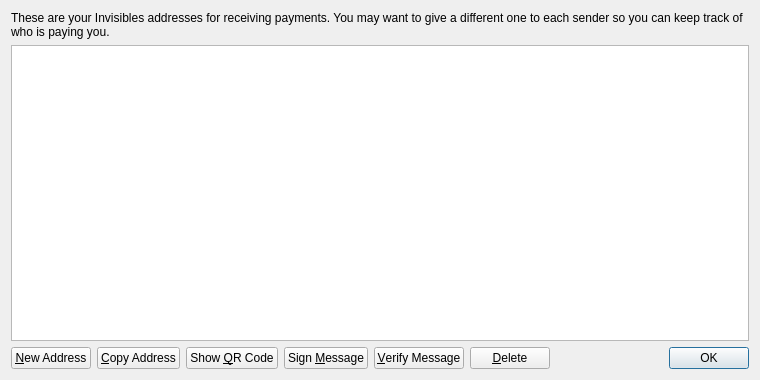
<?xml version="1.0" encoding="UTF-8"?>
<ui version="4.0">
 <class>AddressBookPage</class>
 <widget class="QWidget" name="AddressBookPage">
  <property name="geometry">
   <rect>
    <x>0</x>
    <y>0</y>
    <width>760</width>
    <height>380</height>
   </rect>
  </property>
  <property name="windowTitle">
   <string>Address Book</string>
  </property>
  <layout class="QVBoxLayout" name="verticalLayout">
   <item>
    <widget class="QLabel" name="labelExplanation">
     <property name="text">
      <string>These are your Invisibles addresses for receiving payments. You may want to give a different one to each sender so you can keep track of who is paying you.</string>
     </property>
     <property name="textFormat">
      <enum>Qt::PlainText</enum>
     </property>
     <property name="wordWrap">
      <bool>true</bool>
     </property>
    </widget>
   </item>
   <item>
    <widget class="QTableView" name="tableView">
     <property name="contextMenuPolicy">
      <enum>Qt::CustomContextMenu</enum>
     </property>
     <property name="toolTip">
      <string>Double-click to edit address or label</string>
     </property>
     <property name="tabKeyNavigation">
      <bool>false</bool>
     </property>
     <property name="alternatingRowColors">
      <bool>true</bool>
     </property>
     <property name="selectionMode">
      <enum>QAbstractItemView::SingleSelection</enum>
     </property>
     <property name="selectionBehavior">
      <enum>QAbstractItemView::SelectRows</enum>
     </property>
     <property name="sortingEnabled">
      <bool>true</bool>
     </property>
     <attribute name="verticalHeaderVisible">
      <bool>false</bool>
     </attribute>
    </widget>
   </item>
   <item>
    <layout class="QHBoxLayout" name="horizontalLayout">
     <item>
      <widget class="QPushButton" name="newAddressButton">
       <property name="toolTip">
        <string>Create a new address</string>
       </property>
       <property name="text">
        <string>&amp;New Address</string>
       </property>
       <property name="icon">
        <iconset resource="../invisibles.qrc">
         <normaloff>:/icons/add</normaloff>:/icons/add</iconset>
       </property>
      </widget>
     </item>
     <item>
      <widget class="QPushButton" name="copyToClipboard">
       <property name="toolTip">
        <string>Copy the currently selected address to the system clipboard</string>
       </property>
       <property name="text">
        <string>&amp;Copy Address</string>
       </property>
       <property name="icon">
        <iconset resource="../invisibles.qrc">
         <normaloff>:/icons/editcopy</normaloff>:/icons/editcopy</iconset>
       </property>
      </widget>
     </item>
     <item>
      <widget class="QPushButton" name="showQRCode">
       <property name="text">
        <string>Show &amp;QR Code</string>
       </property>
       <property name="icon">
        <iconset resource="../invisibles.qrc">
         <normaloff>:/icons/qrcode</normaloff>:/icons/qrcode</iconset>
       </property>
      </widget>
     </item>
     <item>
      <widget class="QPushButton" name="signMessage">
       <property name="toolTip">
        <string>Sign a message to prove you own a Invisibles address</string>
       </property>
       <property name="text">
        <string>Sign &amp;Message</string>
       </property>
       <property name="icon">
        <iconset resource="../invisibles.qrc">
         <normaloff>:/icons/edit</normaloff>:/icons/edit</iconset>
       </property>
      </widget>
     </item>
     <item>
      <widget class="QPushButton" name="verifyMessage">
       <property name="toolTip">
        <string>Verify a message to ensure it was signed with a specified Invisibles address</string>
       </property>
       <property name="text">
        <string>&amp;Verify Message</string>
       </property>
       <property name="icon">
        <iconset resource="../invisibles.qrc">
         <normaloff>:/icons/transaction_0</normaloff>:/icons/transaction_0</iconset>
       </property>
      </widget>
     </item>
     <item>
      <widget class="QPushButton" name="deleteButton">
       <property name="toolTip">
        <string>Delete the currently selected address from the list</string>
       </property>
       <property name="text">
        <string>&amp;Delete</string>
       </property>
       <property name="icon">
        <iconset resource="../invisibles.qrc">
         <normaloff>:/icons/remove</normaloff>:/icons/remove</iconset>
       </property>
      </widget>
     </item>
     <item>
      <spacer name="horizontalSpacer">
       <property name="orientation">
        <enum>Qt::Horizontal</enum>
       </property>
       <property name="sizeHint" stdset="0">
        <size>
         <width>40</width>
         <height>20</height>
        </size>
       </property>
      </spacer>
     </item>
     <item>
      <widget class="QDialogButtonBox" name="buttonBox">
       <property name="sizePolicy">
        <sizepolicy hsizetype="Maximum" vsizetype="Fixed">
         <horstretch>0</horstretch>
         <verstretch>0</verstretch>
        </sizepolicy>
       </property>
       <property name="standardButtons">
        <set>QDialogButtonBox::Ok</set>
       </property>
      </widget>
     </item>
    </layout>
   </item>
  </layout>
 </widget>
 <resources>
  <include location="../invisibles.qrc"/>
 </resources>
 <connections/>
</ui>
